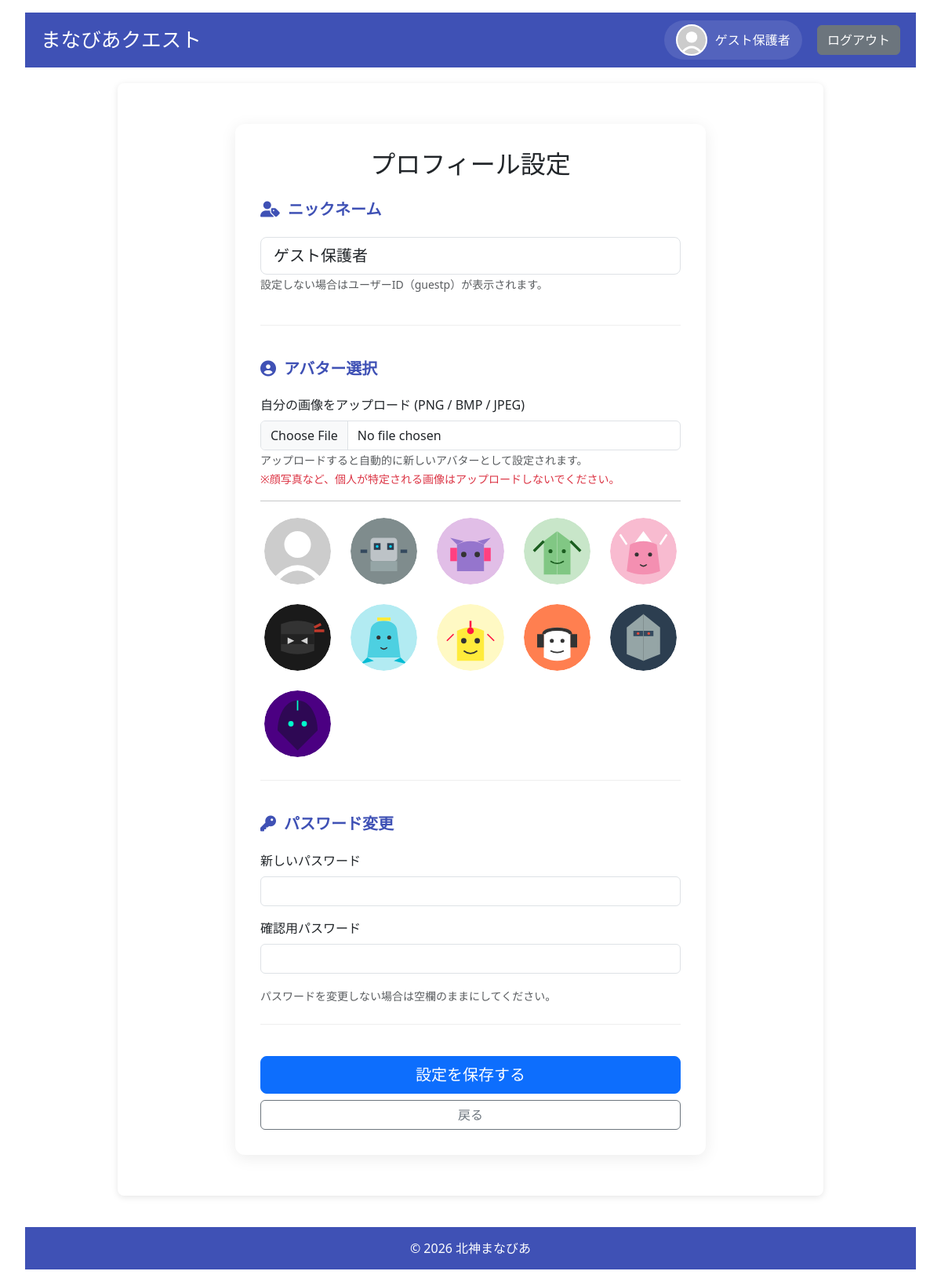
The page /profile (signed in) on the database its author committed.
### models.py (models this page shows, shortened)
class User(UserMixin, db.Model):
    __tablename__ = 'users'
    id = db.Column(db.Integer, primary_key=True)
    username = db.Column(db.String(80), unique=True, nullable=False)
    password_hash = db.Column(db.String(128), nullable=False)
    role = db.Column(db.String(20), nullable=False)  # 'admin', 'student', 'parent'
    is_first_login = db.Column(db.Boolean, default=True, nullable=False)
    nickname = db.Column(db.String(80), nullable=True)
    avatar = db.Column(db.String(200), nullable=True)
    parent_id = db.Column(db.Integer, db.ForeignKey('users.id'), nullable=True)
    user_level = db.Column(db.Integer, default=1)
    medals = db.Column(db.Integer, default=0)
    user_title = db.Column(db.String(100), default='見習い')
    target_levels_json = db.Column(db.String(200), default='{"math": "Lv1", "english": "Lv1", "japanese": "Lv1"}')
    @property
    def target_levels(self):
        try:
            return json.loads(self.target_levels_json)
        except:
            return {"math": "Lv1", "english": "Lv1", "japanese": "Lv1"}
    children = db.relationship('User', backref=db.backref('parent', remote_side=[id]), lazy='dynamic')
    attempt_logs = db.relationship('QuestAttemptLog', back_populates='user', cascade="all, delete-orphan")
    @property
    def display_name(self):
        return self.nickname if self.nickname else self.username
    @property
    def avatar_url(self):
        if self.avatar:
            return f"/static/images/avatars/{self.avatar}"
        return "/static/images/avatars/default.svg"

### app.py (the view, shortened to what this page needs)
@app.route('/profile', methods=['GET', 'POST'])
@login_required
def profile():
    avatars_dir = os.path.join(app.static_folder, 'images', 'avatars')
    try:
        all_files = os.listdir(avatars_dir)
        avatars = [f for f in all_files if (f.endswith('.svg') or f.endswith('.png') or f.endswith('.jpg'))
                   and (not f.startswith('custom_') or f.startswith(f'custom_{current_user.id}_'))]
        if 'default.svg' in avatars:
            avatars.remove('default.svg')
            avatars.insert(0, 'default.svg')
    except OSError:
        avatars = ['default.svg']
    def parse_level(level_str):
        if level_str.startswith('Lv'):
            try:
                return int(level_str[2:])
            except ValueError:
                pass
        return level_str
    all_levels_raw = safe_query_all(db.session.query(Quest.level).distinct())
    all_levels = sorted(list(set([l[0] for l in all_levels_raw])), key=parse_level)
    math_levels_set = set(l[0] for l in safe_query_all(db.session.query(Quest.level).filter_by(title='math').distinct()))
    target_math = current_user.target_levels.get('math')
    if target_math:
        math_levels_set.add(target_math)
    math_levels = sorted(list(math_levels_set), key=parse_level)
    english_levels_set = set(l[0] for l in safe_query_all(db.session.query(Quest.level).filter_by(title='english').distinct()))
    target_english = current_user.target_levels.get('english')
    if target_english:
        english_levels_set.add(target_english)
    english_levels = sorted(list(english_levels_set), key=parse_level)
    japanese_levels_set = set(l[0] for l in safe_query_all(db.session.query(Quest.level).filter_by(title='japanese').distinct()))
    target_japanese = current_user.target_levels.get('japanese')
    if target_japanese:
        japanese_levels_set.add(target_japanese)
    japanese_levels = sorted(list(japanese_levels_set), key=parse_level)
    return render_template('profile.html', avatars=avatars, all_levels=all_levels,
                           math_levels=math_levels, english_levels=english_levels, japanese_levels=japanese_levels)

### app.py (called while the page is built)
def safe_get(model, ident, retries=5, delay=1.0):
    for i in range(retries):
        try:
            return db.session.get(model, ident)
        except OperationalError as e:
            if "disk I/O error" in str(e) or "database is locked" in str(e):
                app.logger.warning(f"Database get failed (attempt {i+1}/{retries}): {e}. Retrying in {delay}s...")
                time.sleep(delay)
                continue
            raise
    return db.session.get(model, ident)

def safe_query_all(query, retries=5, delay=1.0):
    for i in range(retries):
        try:
            return query.all()
        except OperationalError as e:
            if "disk I/O error" in str(e) or "database is locked" in str(e):
                app.logger.warning(f"Database query all failed (attempt {i+1}/{retries}): {e}. Retrying in {delay}s...")
                time.sleep(delay)
                continue
            raise
    return query.all()

@login_manager.user_loader
def load_user(user_id):
    return safe_get(User, int(user_id))

### templates/profile.html (shortened to what this page needs)
{% extends "base.html" %}
{% block styles %}
<link rel="stylesheet" href="https://cdn.jsdelivr.net/npm/simple-keyboard@latest/build/css/index.css">
{% endblock %}
{% block content %}
<div class="container">
    <div class="profile-container">
        <h2 class="mb-4 text-center">プロフィール設定</h2>
        <form method="POST" id="profile-form" enctype="multipart/form-data">
            <div class="section">
                <div class="section-title">
                    <i class="fas fa-user-tag"></i> ニックネーム
                </div>
                <div class="form-group">
                    <input type="text" name="nickname" class="form-control form-control-lg" value="{{ current_user.nickname or '' }}" placeholder="{{ current_user.username }}">
                    <small class="text-muted">設定しない場合はユーザーID（{{ current_user.username }}）が表示されます。</small>
                </div>
            </div>
            <div class="section">
                <div class="section-title">
                    <i class="fas fa-user-circle"></i> アバター選択
                </div>
                <div class="mb-3">
                    <label class="form-label">自分の画像をアップロード (PNG / BMP / JPEG)</label>
                    <input type="file" name="avatar_file" class="form-control" accept=".png,.bmp,.jpg,.jpeg">
                    <small class="text-muted">
                        アップロードすると自動的に新しいアバターとして設定されます。<br>
                        <span class="text-danger">※顔写真など、個人が特定される画像はアップロードしないでください。</span>
                    </small>
                </div>
                <hr>
                <div class="avatar-gallery">
                    {% for avatar_file in avatars %}
                    <div class="avatar-option {{ 'selected' if current_user.avatar == avatar_file }}" data-filename="{{ avatar_file }}">
                        <img src="{{ url_for('static', filename='images/avatars/' + avatar_file) }}" alt="{{ avatar_file }}">
                    </div>
                    {% endfor %}
                </div>
            </div>
            <div class="section">
                <div class="section-title">
                    <i class="fas fa-key"></i> パスワード変更
                </div>
                <div class="form-group mb-3">
                    <label class="form-label">新しいパスワード</label>
                    <input type="password" name="new_password" class="form-control virtual-keyboard-input" autocomplete="new-password">
                </div>
                <div class="form-group">
                    <label class="form-label">確認用パスワード</label>
                    <input type="password" name="confirm_password" class="form-control virtual-keyboard-input" autocomplete="new-password">
                </div>
                <small class="text-muted">パスワードを変更しない場合は空欄のままにしてください。</small>
            </div>
            <div class="d-grid gap-2 mt-4">
                <button type="submit" class="btn btn-primary btn-lg">設定を保存する</button>
                <a href="javascript:history.back()" class="btn btn-outline-secondary">戻る</a>
            </div>
        </form>
    </div>
</div>
{% endblock %}

### templates/base.html (shortened to what this page needs)
<!DOCTYPE html>
<html lang="ja">
<head>
    <link rel="stylesheet" href="{{ url_for('static', filename='css/style.css') }}">
    <link href="https://cdn.jsdelivr.net/npm/bootstrap@5.3.2/dist/css/bootstrap.min.css" rel="stylesheet">
    <link rel="stylesheet" href="https://cdnjs.cloudflare.com/ajax/libs/font-awesome/6.5.1/css/all.min.css">
    {% block styles %}{% endblock %}
</head>
<body>
    <header>
        <h1>まなびあクエスト</h1>
        <nav>
            {% if current_user.is_authenticated %}
            <a href="{{ url_for('profile') }}" class="nav-profile">
                <div class="avatar-container">
                    <img src="{{ current_user.avatar_url }}">
                </div>
                <span>{{ current_user.display_name }}</span>
            </a>
            {% endif %}
            <a href="{{ url_for('logout') }}" class="btn btn-secondary">ログアウト</a>
        </nav>
    </header>
    <main>
        {% block content %}{% endblock %}
    </main>
    <footer>
        &copy; 2026 北神まなびあ
    </footer>
</body>
</html>

### static/css/style.css (style rules this page uses)
body { font-family: "Helvetica Neue", Helvetica, Arial, sans-serif; background-color: #f5f7fa; color: #333333; margin: 0; padding: 1rem 2rem; line-height: 1.6; }
header { background-color: #3f51b5; color: white; padding: 10px 20px; display: flex; align-items: center; justify-content: space-between; min-height: 60px; }
header h1 { margin: 0; font-size: 1.6rem; white-space: nowrap; }
nav { display: flex; align-items: center; gap: 1.2rem; flex-shrink: 0; }
.nav-profile { display: flex; align-items: center; gap: 10px; color: white; text-decoration: none; background: rgba(255,255,255,0.1); padding: 5px 15px; border-radius: 30px; transition: background 0.2s; }
.avatar-container { width: 40px; height: 40px; border-radius: 50%; overflow: hidden; background-color: #eee; flex-shrink: 0; border: 2px solid white; }
.avatar-container img { width: 100%; height: 100%; object-fit: cover; margin-right: 0; }
main { max-width: 900px; margin: 20px auto; padding: 20px; background-color: white; border-radius: 8px; box-shadow: 0 2px 8px rgba(0,0,0,0.1); }
footer { text-align: center; padding: 15px 10px; background-color: #3f51b5; color: white; margin-top: 40px; }
h1, h2 { color: #3f51b5; margin-top: 0; }
img { max-width: 100%; height: auto; margin-right: 10px; }
.btn { display: inline-block; padding: 10px 20px; font-size: 16px; font-weight: 600; text-decoration: none; border-radius: 4px; border: none; cursor: pointer; transition: background-color 0.3s ease, opacity 0.2s ease; user-select: none; text-align: center; }
.btn-primary { background-color: #3f51b5; color: white; }
.btn-secondary { background-color: #e0e0e0; color: #333; }

### templates/profile.html (style rules this page uses)
.profile-container { max-width: 600px; margin: 2rem auto; padding: 2rem; background: white; border-radius: 12px; box-shadow: 0 4px 20px rgba(0,0,0,0.08); }
.section { margin-bottom: 2.5rem; padding-bottom: 1.5rem; border-bottom: 1px solid #eee; }
.section-title { font-size: 1.25rem; font-weight: bold; margin-bottom: 1.2rem; color: #3f51b5; display: flex; align-items: center; gap: 10px; }
.avatar-gallery { display: grid; grid-template-columns: repeat(auto-fill, minmax(80px, 1fr)); gap: 15px; margin-top: 1rem; }
.avatar-option { cursor: pointer; border: 3px solid transparent; border-radius: 50%; transition: all 0.2s; padding: 2px; }
.avatar-option img { width: 100%; height: 100%; border-radius: 50%; display: block; }
.form-group { margin-bottom: 1rem; }

### rows shown on the page
User: display_name "ゲスト保護者", nickname "ゲスト保護者", username "guestp"
